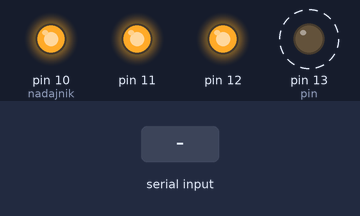
A sketch run on a simulated Arduino Uno, built with avr-gcc and run on an emulated ATmega328P. Shown: output pins drawn as LEDs (lit = HIGH). Dashed ring = blinking. The inputs (shaded band) are chosen by the test bench. What the sketch prints to the serial monitor is not drawn.

Above: at 1.74 s.
2.3 s: "a" received over Serial
At 2.64 s:
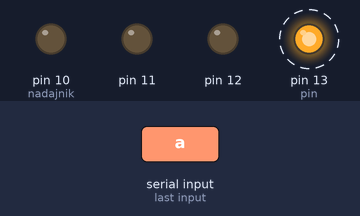
5.3 s: "b" received over Serial
At 6.25 s:
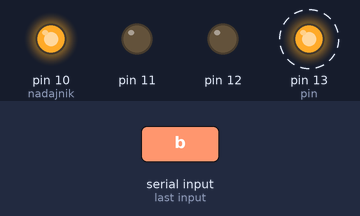
8.3 s: "c" received over Serial
At 10.45 s:
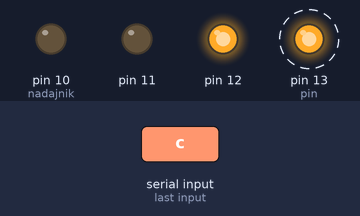
Timing chart, 0 to 37.6 s (numbered marks = the images above; inputs shaded):
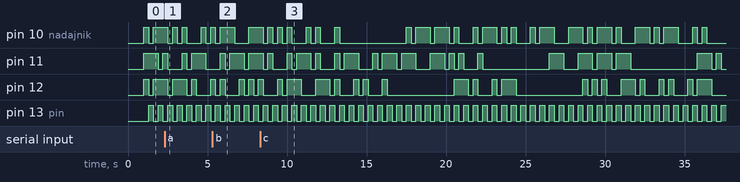

The sketch:

Mors_v2.ino
```cpp
const int nadajnik = 10;
static uint32_t oldtime=millis();
uint8_t mess1[] = {0};
//Wiadomości do nadania przez 3 różne stacje
char tex1[100] = "lubie placki";
char tex2[100] = "naprawde to ktos czyta";
char tex3[100] = "pisanie na sniadanie";


//Struktura stacji nadawczej morse'a - na każdym z pinów wiadomości będą nadawane jednocześnie
 typedef struct stacja {
  int pin = -1;					//Numer pinu wyjściowego

  uint8_t t=0;					//Czas utrzymania wiadomości
  bool aktywna=0;
  bool czyWysoki=0;

  char znak;
  char* wskZnak=0;				//Wskaźnik do aktualnie nadawanego znaku
  bool actZnak=0;
  uint8_t kropka;
  uint8_t* wskKropka=0;			//Wskaźnik do aktualnie nadawanej części znaku
  bool actKropka=0;

  uint8_t malyBufor[6]{};


 }Stacja;

uint8_t kod_mors[40][6]= {		//Tablica z zakodowanymi literkami, każy wiersz odpowiada literze, na samym dole zostały zakodowane znaki specjalne
1,2,0,0,0,0,					//0 - koniec wiadomości, 1 - kropka, 2 - kreska
2,1,1,1,0,0,
2,1,2,1,0,0,
2,1,1,0,0,0,
1,0,0,0,0,0,
1,1,2,1,0,0,
2,2,1,0,0,0,
1,1,1,1,0,0,
1,1,0,0,0,0,
1,2,2,2,0,0,
2,1,2,0,0,0,
1,2,1,1,0,0,
2,2,0,0,0,0,
2,1,0,0,0,0,
2,2,2,0,0,0,
1,2,2,1,0,0,
2,2,1,2,0,0,
1,2,1,0,0,0,
1,1,1,0,0,0,
2,0,0,0,0,0,
1,1,2,0,0,0,
1,1,1,2,0,0,
1,2,2,0,0,0,
2,1,1,2,0,0,
2,1,2,2,0,0,
2,2,1,1,0,0,

2,2,2,2,2,0,
1,2,2,2,2,0,
1,1,2,2,2,0,
1,1,1,2,2,0,
1,1,1,1,2,0,
1,1,1,1,1,0,
2,1,1,1,1,0,
2,2,1,1,1,0,
2,2,2,1,1,0,
2,2,2,2,1,0,

3,3,0,0,0,0
};


int dot = 300;			//czas trwania kropki
int dot3 = 3*dot;		//czas trwania kreski
int dot7 = 7*dot;		//czas trwania przerwy między słowami
bool state = 0;


void nadaj(uint8_t mess[]); //deklaracja funkcji nadaj
void tick();				//TODO


  Stacja niebieska;
  Stacja czerwona;
  Stacja zielona;

  Stacja mala;

  Stacja* wskNiebieska = &niebieska;
  Stacja* wskCzerwona = &czerwona;
  Stacja* wskZielona = &zielona;

  Stacja* wskMala = &mala;

void setup() {
  // Ustawienie pinów, które będą wykorzystywane do nadawania jako wyjścia
  pinMode(nadajnik, OUTPUT);
  pinMode(13, OUTPUT);
  pinMode(11, OUTPUT);
  pinMode(12, OUTPUT);


  Serial.begin(57600);

  //wskNiebieska = &niebieska;
  //wskMala = &mala;

  //Przypisanie pinów do stacji
  mala.pin = 13;
  niebieska.pin = 10;
  czerwona.pin = 11;
  zielona.pin = 12;

  //nadaj(mess1);
  delay(1000);

}

void loop() {


    if (Serial.available()) {   //Fragment do debugowania, wyświetla na porcie szeregowym aktualnie nadawane literki
    int inByte = Serial.read();
    Serial.println();
    Serial.print("t: ");
    Serial.print(niebieska.t);
    Serial.print(" A: ");
    Serial.print(niebieska.aktywna);
    Serial.print(" W: ");
    Serial.println(niebieska.czyWysoki);
    Serial.print(" Znak: ");
    Serial.println(niebieska.znak);


    }
/*
//W związku z tym, że nie jest pragmowane na czystym AVR,
przerwanie od czasu jest realizowane tutaj za pomocą funkcji
milis(). Czas został ustawiony na sztywno na wartość 300ms
*/


  if ( (millis()-oldtime) >= 300)
    {
        oldtime = millis();

        stacjaNadaj (wskNiebieska, tex1); //3 różne wskaźniki do 3 różnych stacji, każda nadaje inną wiadomość na innym pinie
        stacjaNadaj (wskCzerwona, tex2);
        stacjaNadaj (wskZielona, tex3);

       // stacjaNadaj (wskMala, tex2);
       digitalWrite(13,state);
       state=!state;

    }
}


/*
Funkcja odpowiedzialna za nadawanie wiaodmości

*/


void stacjaNadaj (Stacja* sta, char mess[])
{

    if(sta->t>0)
    {
      sta->t = sta->t-1; //jeżeli czas t>0 nic nie rób > trwa nadawanie aktualnej kropki/kreski
      return;
    }

    if (sta->aktywna==0)
    {
      sta->aktywna = 1; 	//uruchomienie stacji
      sta->wskZnak=mess; 	//pobranie pierwszego znaku do nadania z wiadomości "mess"
    }

  if (!sta->actZnak)	//Sprawdzanie czy znak jest nadawany
  {
      if (sta->znak = *(sta->wskZnak++))	//Pobranie znaku i podniesienie wskaźnika na kolejny znak
      {

        sta->actZnak = 1;
        Serial.print(sta->znak);

        switch (sta->znak) //Case wybiera sekwencję do nadania z tablicy "kod_mors"
        {

          case 'a': sta->wskKropka = kod_mors[0]; break;
          case 'b': sta->wskKropka = kod_mors[1]; break;
          case 'c': sta->wskKropka = kod_mors[2]; break;
          case 'd': sta->wskKropka = kod_mors[3]; break;
          case 'e': sta->wskKropka = kod_mors[4]; break;
          case 'f': sta->wskKropka = kod_mors[5]; break;
          case 'g': sta->wskKropka = kod_mors[6]; break;
          case 'h': sta->wskKropka = kod_mors[7]; break;
          case 'i': sta->wskKropka = kod_mors[8]; break;
          case 'j': sta->wskKropka = kod_mors[9]; break;
          case 'k': sta->wskKropka = kod_mors[10]; break;
          case 'l': sta->wskKropka = kod_mors[11]; break;
          case 'm': sta->wskKropka = kod_mors[12]; break;
          case 'n': sta->wskKropka = kod_mors[13]; break;
          case 'o': sta->wskKropka = kod_mors[14]; break;
          case 'p': sta->wskKropka = kod_mors[15]; break;
          case 'q': sta->wskKropka = kod_mors[16]; break;
          case 'r': sta->wskKropka = kod_mors[17]; break;
          case 's': sta->wskKropka = kod_mors[18]; break;
          case 't': sta->wskKropka = kod_mors[19]; break;
          case 'u': sta->wskKropka = kod_mors[20]; break;
          case 'v': sta->wskKropka = kod_mors[21]; break;
          case 'w': sta->wskKropka = kod_mors[22]; break;
          case 'x': sta->wskKropka = kod_mors[23]; break;
          case 'y': sta->wskKropka = kod_mors[24]; break;
          case 'z': sta->wskKropka = kod_mors[25]; break;
          case '0': sta->wskKropka = kod_mors[26]; break;
          case '1': sta->wskKropka = kod_mors[27]; break;
          case '2': sta->wskKropka = kod_mors[28]; break;
          case '3': sta->wskKropka = kod_mors[29]; break;
          case '4': sta->wskKropka = kod_mors[30]; break;
          case '5': sta->wskKropka = kod_mors[31]; break;
          case '6': sta->wskKropka = kod_mors[32]; break;
          case '7': sta->wskKropka = kod_mors[33]; break;
          case '8': sta->wskKropka = kod_mors[34]; break;
          case '9': sta->wskKropka = kod_mors[35]; break;
          case ' ': sta->wskKropka = kod_mors[36]; break;

       }

    }
    else
    {
      sta->aktywna = 0;
      sta->actZnak = 0;
    }

  }


  if (sta->kropka = *(sta->wskKropka)) //Sprawdz czy wartosc wskaznika to 0 czy 1, jeżeli koniec nadawana jest jeszcze przerwa
  {

    if (sta->actKropka==0) //sprawdzanie czy skończyło się nadawanie aktualnej kropki
    {
    sta->wskKropka++; //pobranie kolejnej kropki do nadania
    sta->actKropka = 1; //Zmienna pokazuje że trwa nadawanie kropki
    }

    switch (sta->kropka) //w zależności od rodzaju kropki wykonaj różne sekwencje
      {
      case 1: //krótki syngał kropki, składa się z samej kropki i przerwy przewidzianej dla niej
      if (sta->czyWysoki)
      {
      digitalWrite(sta->pin,0);
      sta->czyWysoki = 0;
      sta->actKropka = 0;
      sta->t = 0;
      }
      else
      {
      digitalWrite(sta->pin,1);
      sta->czyWysoki = 1;
      sta->t = 0;
      }
      break;


      case 2: //długi sygnał kreski
      if (sta->czyWysoki)
      {
      digitalWrite(sta->pin,0);
      sta->czyWysoki = 0;
      sta->actKropka = 0;
      sta->t = 0;
      }
      else
      {
      digitalWrite(sta->pin,1);
      sta->czyWysoki = 1;
      sta->t = 2;
      }
      break;

      case 3: //sygnał specjalnej przerwy
      digitalWrite(sta->pin,0);
      sta->czyWysoki = 0;
      sta->actKropka = 0;
      sta->t = 3;
      break;


      }
  } //koniec if
  else
  {
    digitalWrite(sta->pin,0);
    sta->czyWysoki = 0;
    sta->actKropka = 0;
    sta->t = 2;
	sta->actKropka = 0;
	sta->actZnak = 0;
  }


}//koniec funkcji
```

Measured:
- by itself, pin 13 (pin): alternates HIGH for 0.30 s and LOW for 0.30 s
